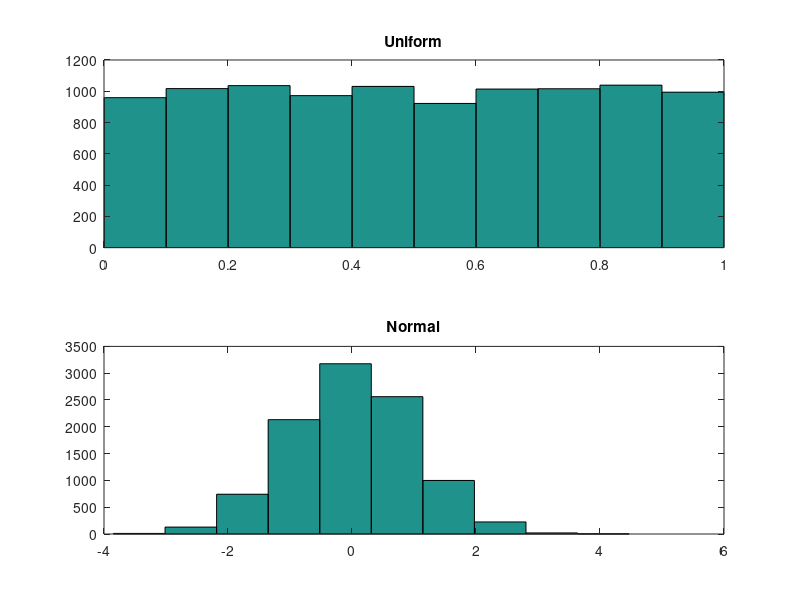

Here is the MATLAB script that generated this plot:
%% Exemple de gràfiques
%  Dos gràfics en una mateixa finestra

RU = rand(10000, 1);
RN = randn(10000, 1);

subplot(2, 1, 1); hist(RU); title('Uniform');
subplot(2, 1, 2); hist(RN); title('Normal');
